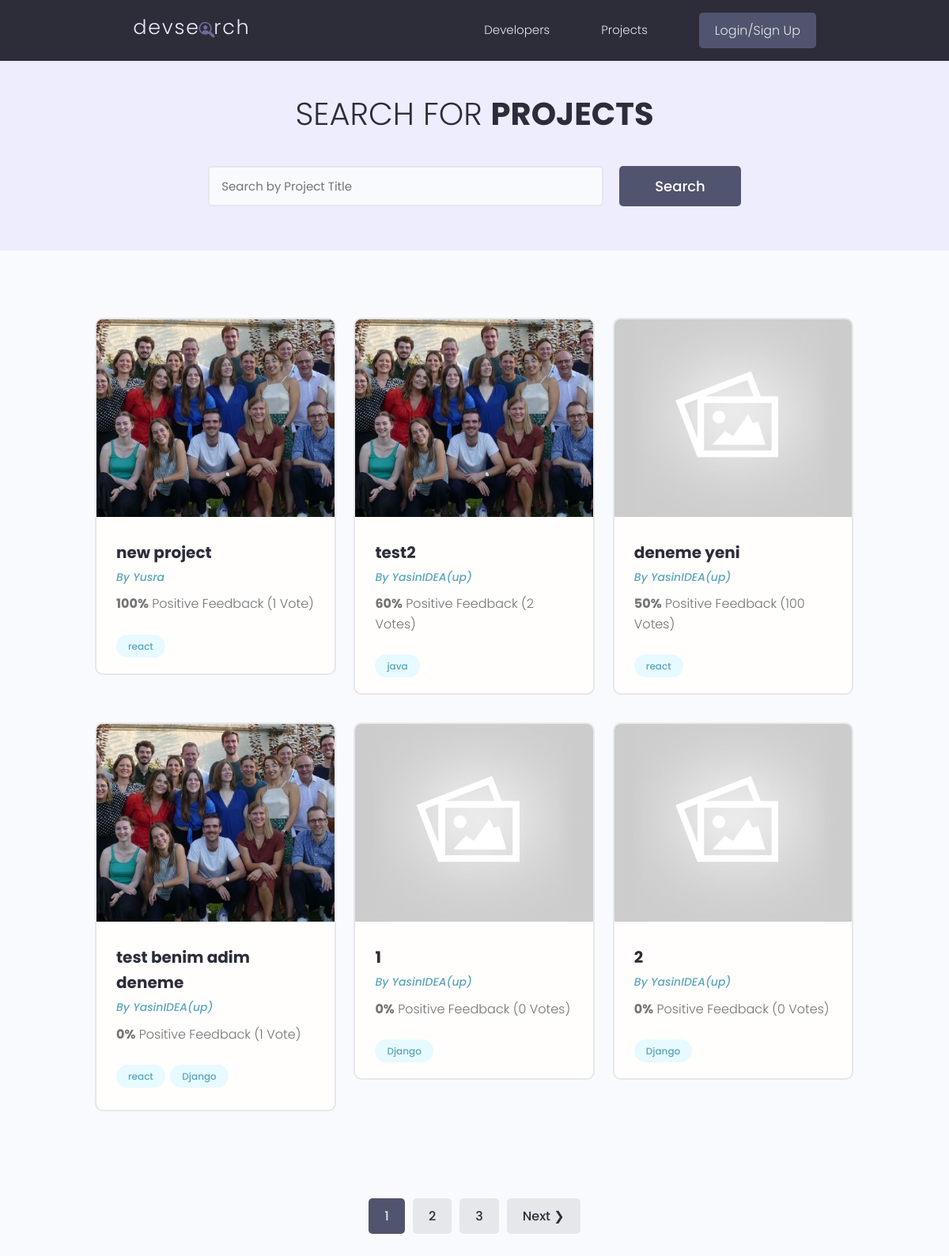
The app's page /projects/, older data.
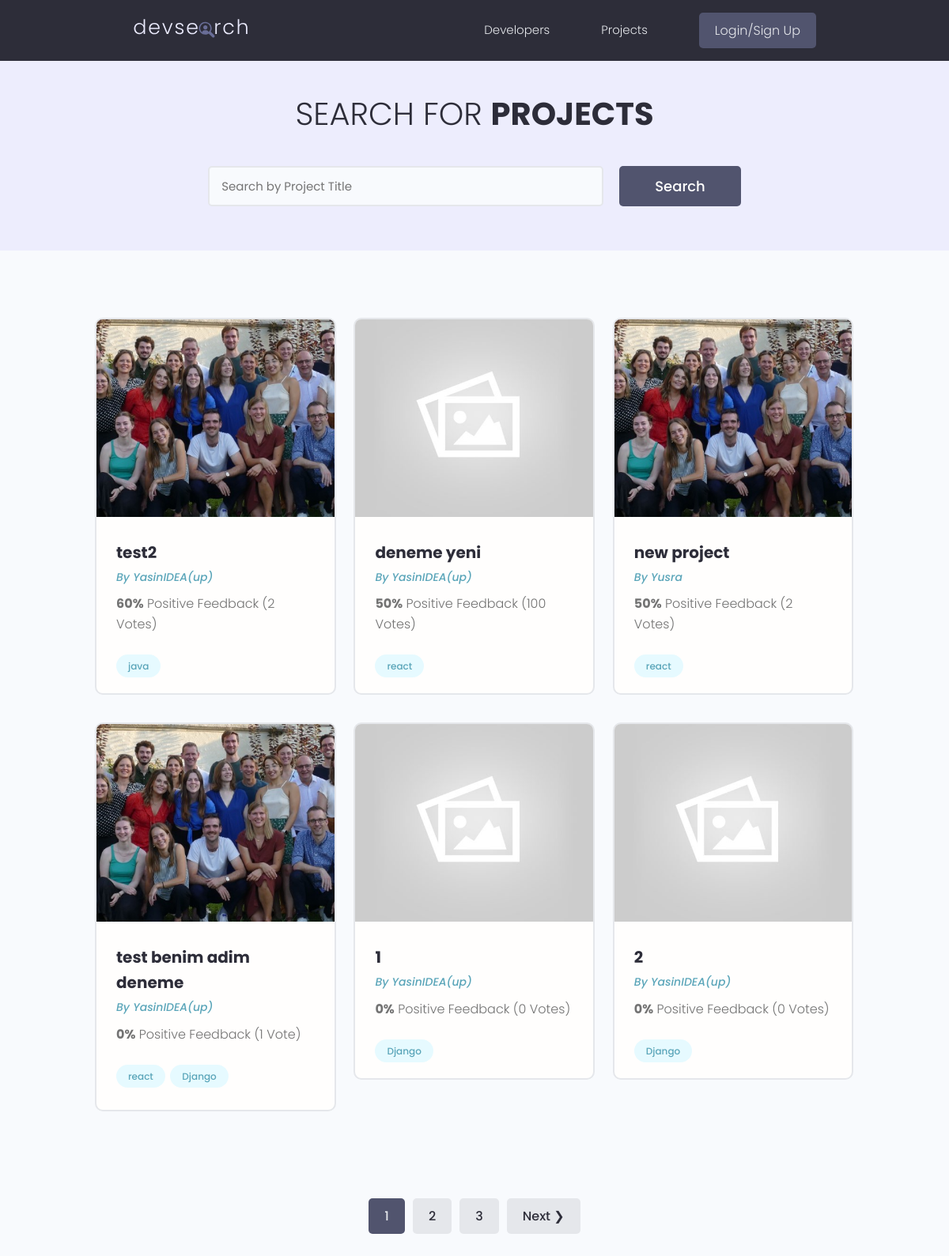
The same page, newer data.
### projects/models.py (models this page shows, shortened)
class Project(models.Model):
    owner = models.ForeignKey(Profile, null=True, blank=True, on_delete=models.CASCADE)
    title = models.CharField(max_length=200)
    description = models.TextField(null=True, blank=True)
    featured_image = models.ImageField(null=True, blank=True, default="default.jpg")
    demo_link = models.CharField(max_length=2000, null=True, blank=True)
    source_link = models.CharField(max_length=2000, null=True, blank=True)
    tags = models.ManyToManyField("Tag", blank=True)
    vote_total = models.IntegerField(default=0, null=True, blank=True)
    vote_ratio = models.IntegerField(default=0, null=True, blank=True)
    created = models.DateTimeField(auto_now_add=True)
    id = models.UUIDField(
        default=uuid.uuid4, unique=True, primary_key=True, editable=False
    )
    class Meta:
        ordering = ["-vote_ratio", "-vote_total", "title"]  # "-" in descending order
    @property
    def imageURL(self):
        try:
            url = self.featured_image.url
        except:
            url = ""
        return url

class Tag(models.Model):
    name = models.CharField(max_length=200)
    created = models.DateTimeField(auto_now_add=True)
    id = models.UUIDField(
        default=uuid.uuid4, unique=True, primary_key=True, editable=False
    )
    def __str__(self):
        return self.name

### users/models.py (models this page shows, shortened)
class Profile(models.Model):
    user = models.OneToOneField(User, on_delete=models.CASCADE, null=True, blank=True)
    name = models.CharField(max_length=200, null=True, blank=True)
    email = models.EmailField(max_length=500, null=True, blank=True)
    username = models.CharField(max_length=200, null=True, blank=True)
    location = models.CharField(max_length=200, null=True, blank=True)
    short_intro = models.CharField(max_length=200, null=True, blank=True)
    bio = models.TextField(null=True, blank=True)
    profile_image = models.ImageField(
        null=True,
        blank=True,
        upload_to="profiles/",
        default="profiles/user-default.png",
    )
    social_github = models.CharField(max_length=200, null=True, blank=True)
    social_twitter = models.CharField(max_length=200, null=True, blank=True)
    social_linkedin = models.CharField(max_length=200, null=True, blank=True)
    social_youtube = models.CharField(max_length=200, null=True, blank=True)
    social_website = models.CharField(max_length=200, null=True, blank=True)
    created = models.DateTimeField(auto_now_add=True)
    id = models.UUIDField(
        default=uuid.uuid4, unique=True, primary_key=True, editable=False
    )
    class Meta:
        ordering = [
            "created",
        ]  # in ascending order

### projects/views.py (the view)
# urls.py: path("projects/", views.getProjets),
def projects(request):
    projects, search_query = searchProjects(request)
    custom_range, projects = paginateProjets(request, projects, 6)
    context = {
        "projects": projects,
        "search_query": search_query,
        "custom_range": custom_range,
    }
    return render(request, "projects/projects.html", context)

### projects/utils.py (called while the page is built)
def paginateProjets(request, projects, results):
    page = request.GET.get("page")
    p = Paginator(projects, results)
    try:
        projects = p.page(page)
    except PageNotAnInteger:  # if page is not passed in
        page = 1
        projects = p.page(page)
    except EmptyPage:  # if user goes to a page does exist like 10000...
        page = p.num_pages  # return last page
        projects = p.page(page)
    leftIndex = int(page) - 4
    if leftIndex < 1:
        leftIndex = 1
    rightIndex = int(page) + 5
    if rightIndex > p.num_pages:
        rightIndex = p.num_pages + 1
    custom_range = range(leftIndex, rightIndex)
    return custom_range, projects

def searchProjects(request):
    search_query = ""
    if request.GET.get("search_query"):
        search_query = request.GET.get("search_query")
    tags = Tag.objects.filter(name__icontains=search_query)
    projects = Project.objects.distinct().filter(
        Q(title__icontains=search_query)
        | Q(description__icontains=search_query)
        | Q(owner__name__icontains=search_query)
        | Q(tags__in=tags)
    )
    return projects, search_query

### projects/templates/projects/projects.html (shortened to what this page needs)
{% extends 'main.html' %}
{% block content %}
<main class="projects">
    <section class="hero-section text-center">
        <div class="container container--narrow">
            <div class="hero-section__box">
                <h2>Search for <span>Projects</span></h2>
            </div>
            <div class="hero-section__search">
                <form id="searchForm" class="form" action="{% url 'projects' %}" method="get">
                    <div class="form__field">
                        <input class="input input--text" id="formInput#search" type="text" name="search_query"
                            placeholder="Search by Project Title"  value="{{search_query}}"/>
                    </div>
                    <input class="btn btn--sub btn--lg" type="submit" value="Search" />
                </form>
            </div>
        </div>
    </section>
    <section class="projectsList">
        <div class="container">
            <div class="grid grid--three">
                {% for project in projects %}
                <div class="column">
                    <div class="card project">
                        <a href="{% url 'project' project.id %}" class="project">
                            <img class="project__thumbnail" src="{{project.imageURL}}" alt="project thumbnail" />
                            <div class="card__body">
                                <h3 class="project__title">{{ project.title }}</h3>
                                <p>
                                    {% if project.owner %}
                                    <a class="project__author" href="{% url 'user-profile' project.owner.id %}">By {{ project.owner.name}}</a>
                                    {% else %}
                                    <span class="project__author">No owner</span>
                                    {% endif %}
                                </p>
                                <p class="project--rating">
                                    <span style="font-weight: bold;">{{project.vote_ratio}}%</span> Positive
                                    Feedback ({{project.vote_total}} Vote{{project.vote_total|pluralize:"s"}})
                                </p>
                                <div class="project__tags">
                                    {% for tag in project.tags.all %}
                                    <span class="tag tag--pill tag--main">
                                        <small>{{ tag }}</small>
                                    </span>
                                    {% endfor %}
                                </div>
                            </div>
                        </a>
                    </div>
                </div>
                {% endfor %}
            </div>
        </div>
    </section>
{% include 'pagination.html'  with queryset=projects custom_range=custom_range%}
</main>
{% endblock %}

Row changes from the older to the newer data that the page shows:
changed Project "new project": vote_ratio "100" → "50"; vote_total "1" → "2"; moves down the list
